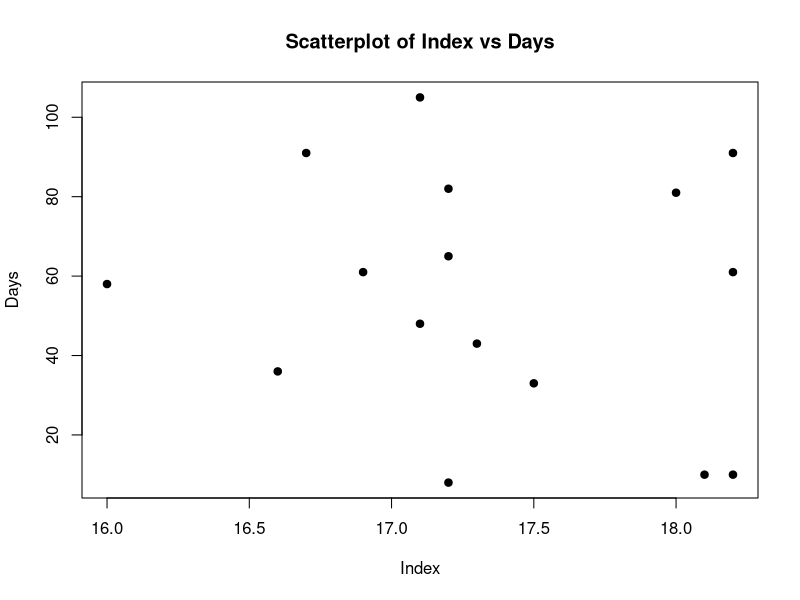
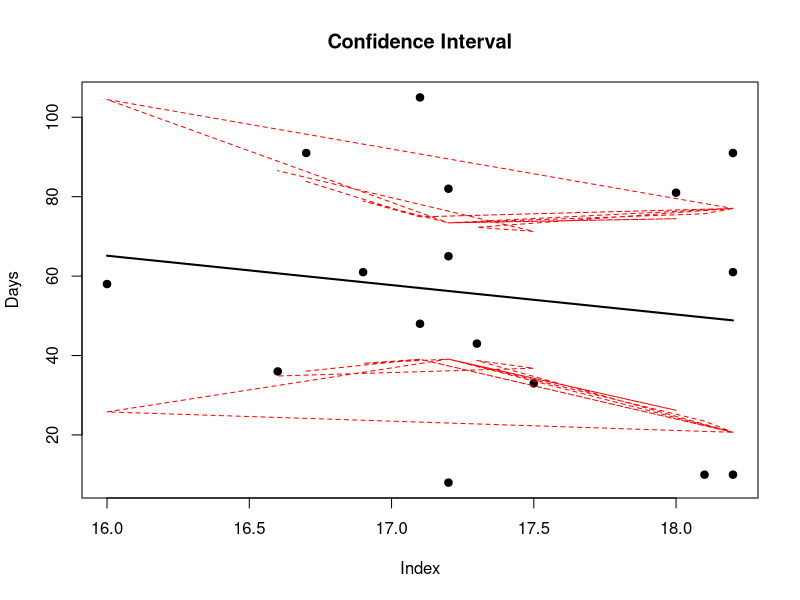

These charts were generated, in order, by the following R code:
setwd("/Users/jm/Desktop/MATH 5345/")
data <- read.table("Ex2.13data.txt", header=T)
data

x = data$index
y = data$days

##########################
# a) Scatter Plot
##########################

plot(x, y, xlab="Index", ylab="Days", pch=19, main="Scatterplot of Index vs Days")

##########################
# b) Estimate the prediction equation (y = B0 + B1x)
##########################

model = lm(y~x) # Fit the model (i.e. generate coefficients for your best fit line)
model 
# B_0_hat = 183.596, B_1_hat = -7.404 -----> y = 183.596 -7.404x

##########################
# c) Test for significance of the regression
##########################

# Failing to reject H_0: B_1 = 0 is equivalent to saying:
# there is no linear relationship between y and x
SS_T <- sum((y - mean(y))^2)
S_xy <- sum((y * (x - mean(x))))
S_xx <- sum((x * mean(x))^2)
SS_res = SS_T <- (-7.404) * S_xy
n <- 16
MS_res <- SS_res / (n - 2)
SE <- sqrt(MS_res / S_xx)
t_0 <- -7.404 / SE
t_0 # -1783.677

# Reject if |t_0| > t_alpha/2, n-2

# 1783.677 > 2.145 (t_0.05/2, 14)

# Therefore, reject H_0

##########################
# d) Calculate and plot the 95% confidence and prediction bands.
##########################

prd <- predict(model,newdata=data.frame(x=x),interval = c("confidence"), 
             level = 0.95,type="response")

prd

# predict.lm(model, interval="confidence")

plot(x, y, xlab="Index", ylab="Days", pch=19, main="Confidence Interval")

lines(x,prd[,1], lwd=2)
lines(x,prd[,2],col="red",lty=2)
lines(x,prd[,3],col="red",lty=2)

# A 100(1 - alpha)% CI on B_1 is:

# B_1_hat - t_alpha/2_n-2 * se(B_1_hat) <= B_1 <= B_1_hat + t_alpha/2_n-2 * se(B_1_hat)

lower <- -7.404 - (2.145 * SE)
lower # -7.412904
upper <- -7.404 + (2.145 * SE)
upper # -7.395096

# So, the CI is: (-7.412904, -7.395096)